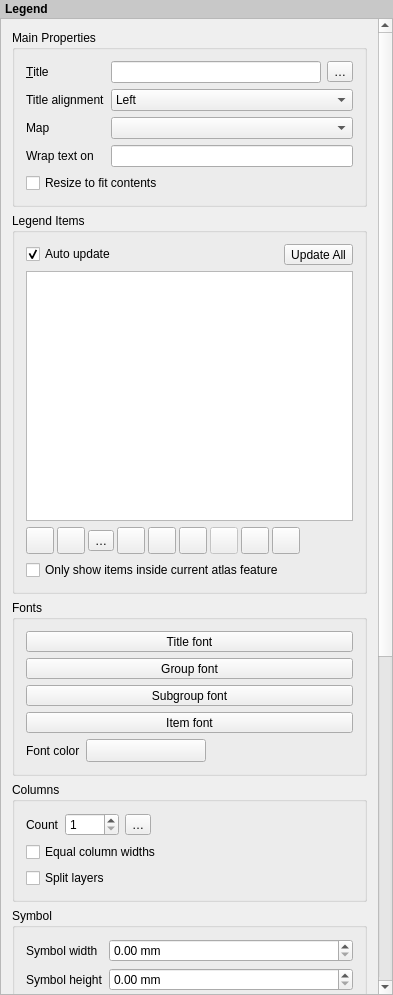
<?xml version="1.0" encoding="UTF-8"?>
<ui version="4.0">
 <class>QgsLayoutLegendWidgetBase</class>
 <widget class="QWidget" name="QgsLayoutLegendWidgetBase">
  <property name="geometry">
   <rect>
    <x>0</x>
    <y>0</y>
    <width>393</width>
    <height>995</height>
   </rect>
  </property>
  <property name="sizePolicy">
   <sizepolicy hsizetype="Expanding" vsizetype="Expanding">
    <horstretch>0</horstretch>
    <verstretch>0</verstretch>
   </sizepolicy>
  </property>
  <property name="windowTitle">
   <string>Legend Options</string>
  </property>
  <layout class="QVBoxLayout" name="verticalLayout">
   <property name="spacing">
    <number>0</number>
   </property>
   <property name="leftMargin">
    <number>0</number>
   </property>
   <property name="topMargin">
    <number>0</number>
   </property>
   <property name="rightMargin">
    <number>0</number>
   </property>
   <property name="bottomMargin">
    <number>0</number>
   </property>
   <item>
    <widget class="QLabel" name="label_11">
     <property name="sizePolicy">
      <sizepolicy hsizetype="Preferred" vsizetype="Maximum">
       <horstretch>0</horstretch>
       <verstretch>0</verstretch>
      </sizepolicy>
     </property>
     <property name="styleSheet">
      <string notr="true">padding: 2px; font-weight: bold; background-color: rgb(200, 200, 200);</string>
     </property>
     <property name="text">
      <string>Legend</string>
     </property>
    </widget>
   </item>
   <item>
    <widget class="QgsScrollArea" name="scrollArea">
     <property name="frameShape">
      <enum>QFrame::StyledPanel</enum>
     </property>
     <property name="widgetResizable">
      <bool>true</bool>
     </property>
     <widget class="QWidget" name="scrollAreaWidgetContents">
      <property name="geometry">
       <rect>
        <x>0</x>
        <y>0</y>
        <width>377</width>
        <height>1662</height>
       </rect>
      </property>
      <layout class="QVBoxLayout" name="mainLayout">
       <item>
        <widget class="QgsCollapsibleGroupBoxBasic" name="mMainPropertiesColGroupBox">
         <property name="focusPolicy">
          <enum>Qt::StrongFocus</enum>
         </property>
         <property name="title">
          <string>Main Properties</string>
         </property>
         <property name="syncGroup" stdset="0">
          <string notr="true">composeritem</string>
         </property>
         <property name="collapsed" stdset="0">
          <bool>false</bool>
         </property>
         <layout class="QGridLayout" name="gridLayout_2">
          <item row="0" column="0">
           <widget class="QLabel" name="mTitleLabel">
            <property name="text">
             <string>&amp;Title</string>
            </property>
            <property name="buddy">
             <cstring>mTitleLineEdit</cstring>
            </property>
           </widget>
          </item>
          <item row="1" column="0">
           <widget class="QLabel" name="label_15">
            <property name="text">
             <string>Title alignment</string>
            </property>
           </widget>
          </item>
          <item row="2" column="0">
           <widget class="QLabel" name="mMapLabel">
            <property name="text">
             <string>Map</string>
            </property>
           </widget>
          </item>
          <item row="5" column="0" colspan="2">
           <widget class="QCheckBox" name="mCheckboxResizeContents">
            <property name="text">
             <string>Resize to fit contents</string>
            </property>
           </widget>
          </item>
          <item row="3" column="0">
           <widget class="QLabel" name="label">
            <property name="text">
             <string>Wrap text on</string>
            </property>
           </widget>
          </item>
          <item row="0" column="1">
           <widget class="QLineEdit" name="mTitleLineEdit"/>
          </item>
          <item row="0" column="2">
           <widget class="QgsPropertyOverrideButton" name="mLegendTitleDDBtn">
            <property name="text">
             <string>…</string>
            </property>
           </widget>
          </item>
          <item row="1" column="1" colspan="2">
           <widget class="QComboBox" name="mTitleAlignCombo">
            <item>
             <property name="text">
              <string>Left</string>
             </property>
            </item>
            <item>
             <property name="text">
              <string>Center</string>
             </property>
            </item>
            <item>
             <property name="text">
              <string>Right</string>
             </property>
            </item>
           </widget>
          </item>
          <item row="2" column="1" colspan="2">
           <widget class="QgsLayoutItemComboBox" name="mMapComboBox"/>
          </item>
          <item row="3" column="1" colspan="2">
           <widget class="QLineEdit" name="mWrapCharLineEdit">
            <property name="frame">
             <bool>true</bool>
            </property>
           </widget>
          </item>
         </layout>
        </widget>
       </item>
       <item>
        <widget class="QgsCollapsibleGroupBoxBasic" name="mLegendItemColGroupBox">
         <property name="focusPolicy">
          <enum>Qt::StrongFocus</enum>
         </property>
         <property name="title">
          <string>Legend Items</string>
         </property>
         <property name="syncGroup" stdset="0">
          <string notr="true">composeritem</string>
         </property>
         <property name="collapsed" stdset="0">
          <bool>false</bool>
         </property>
         <layout class="QVBoxLayout" name="verticalLayout_2">
          <item>
           <layout class="QHBoxLayout" name="horizontalLayout">
            <item>
             <widget class="QCheckBox" name="mCheckBoxAutoUpdate">
              <property name="toolTip">
               <string>Keeps the legend contents synchronized with the main application legend. Customization is not possible and must be done in the main application.</string>
              </property>
              <property name="text">
               <string>Auto update</string>
              </property>
              <property name="checked">
               <bool>true</bool>
              </property>
             </widget>
            </item>
            <item>
             <spacer name="horizontalSpacer_3">
              <property name="orientation">
               <enum>Qt::Horizontal</enum>
              </property>
              <property name="sizeHint" stdset="0">
               <size>
                <width>0</width>
                <height>20</height>
               </size>
              </property>
             </spacer>
            </item>
            <item>
             <widget class="QToolButton" name="mUpdateAllPushButton">
              <property name="toolTip">
               <string>Update whole legend. Layers are added/removed according to main application legend. User defined labels will be deleted.</string>
              </property>
              <property name="text">
               <string>Update All</string>
              </property>
             </widget>
            </item>
           </layout>
          </item>
          <item>
           <widget class="QgsLayerTreeView" name="mItemTreeView">
            <property name="minimumSize">
             <size>
              <width>0</width>
              <height>250</height>
             </size>
            </property>
            <property name="selectionMode">
             <enum>QAbstractItemView::ContiguousSelection</enum>
            </property>
            <property name="headerHidden">
             <bool>true</bool>
            </property>
            <attribute name="headerVisible">
             <bool>false</bool>
            </attribute>
           </widget>
          </item>
          <item>
           <layout class="QHBoxLayout" name="horizontalLayout_2">
            <property name="spacing">
             <number>3</number>
            </property>
            <item>
             <widget class="QToolButton" name="mMoveDownToolButton">
              <property name="sizePolicy">
               <sizepolicy hsizetype="Preferred" vsizetype="Fixed">
                <horstretch>0</horstretch>
                <verstretch>0</verstretch>
               </sizepolicy>
              </property>
              <property name="text">
               <string/>
              </property>
              <property name="icon">
               <iconset resource="../../../images/images.qrc">
                <normaloff>:/images/themes/default/mActionArrowDown.svg</normaloff>:/images/themes/default/mActionArrowDown.svg</iconset>
              </property>
              <property name="iconSize">
               <size>
                <width>20</width>
                <height>20</height>
               </size>
              </property>
             </widget>
            </item>
            <item>
             <widget class="QToolButton" name="mMoveUpToolButton">
              <property name="text">
               <string/>
              </property>
              <property name="icon">
               <iconset resource="../../../images/images.qrc">
                <normaloff>:/images/themes/default/mActionArrowUp.svg</normaloff>:/images/themes/default/mActionArrowUp.svg</iconset>
              </property>
              <property name="iconSize">
               <size>
                <width>20</width>
                <height>20</height>
               </size>
              </property>
             </widget>
            </item>
            <item>
             <widget class="QToolButton" name="mAddGroupToolButton">
              <property name="toolTip">
               <string>Add group</string>
              </property>
              <property name="text">
               <string>…</string>
              </property>
              <property name="icon">
               <iconset resource="../../../images/images.qrc">
                <normaloff>:/images/themes/default/mActionAddGroup.svg</normaloff>:/images/themes/default/mActionAddGroup.svg</iconset>
              </property>
              <property name="iconSize">
               <size>
                <width>20</width>
                <height>20</height>
               </size>
              </property>
             </widget>
            </item>
            <item>
             <widget class="QToolButton" name="mAddToolButton">
              <property name="text">
               <string/>
              </property>
              <property name="icon">
               <iconset resource="../../../images/images.qrc">
                <normaloff>:/images/themes/default/symbologyAdd.svg</normaloff>:/images/themes/default/symbologyAdd.svg</iconset>
              </property>
              <property name="iconSize">
               <size>
                <width>20</width>
                <height>20</height>
               </size>
              </property>
             </widget>
            </item>
            <item>
             <widget class="QToolButton" name="mRemoveToolButton">
              <property name="text">
               <string/>
              </property>
              <property name="icon">
               <iconset resource="../../../images/images.qrc">
                <normaloff>:/images/themes/default/symbologyRemove.svg</normaloff>:/images/themes/default/symbologyRemove.svg</iconset>
              </property>
              <property name="iconSize">
               <size>
                <width>20</width>
                <height>20</height>
               </size>
              </property>
             </widget>
            </item>
            <item>
             <widget class="QToolButton" name="mEditPushButton">
              <property name="text">
               <string/>
              </property>
              <property name="icon">
               <iconset resource="../../../images/images.qrc">
                <normaloff>:/images/themes/default/symbologyEdit.svg</normaloff>:/images/themes/default/symbologyEdit.svg</iconset>
              </property>
              <property name="iconSize">
               <size>
                <width>20</width>
                <height>20</height>
               </size>
              </property>
             </widget>
            </item>
            <item>
             <widget class="QToolButton" name="mCountToolButton">
              <property name="enabled">
               <bool>false</bool>
              </property>
              <property name="toolTip">
               <string>Show feature count for each class of vector layer.</string>
              </property>
              <property name="text">
               <string/>
              </property>
              <property name="icon">
               <iconset resource="../../../images/images.qrc">
                <normaloff>:/images/themes/default/mActionSum.svg</normaloff>:/images/themes/default/mActionSum.svg</iconset>
              </property>
              <property name="iconSize">
               <size>
                <width>20</width>
                <height>20</height>
               </size>
              </property>
              <property name="checkable">
               <bool>true</bool>
              </property>
             </widget>
            </item>
            <item>
             <widget class="QToolButton" name="mFilterByMapToolButton">
              <property name="toolTip">
               <string>Filter Legend by Map Content</string>
              </property>
              <property name="icon">
               <iconset resource="../../../images/images.qrc">
                <normaloff>:/images/themes/default/mActionFilter2.svg</normaloff>:/images/themes/default/mActionFilter2.svg</iconset>
              </property>
              <property name="iconSize">
               <size>
                <width>20</width>
                <height>20</height>
               </size>
              </property>
              <property name="checkable">
               <bool>true</bool>
              </property>
             </widget>
            </item>
            <item>
             <widget class="QgsLegendFilterButton" name="mExpressionFilterButton">
              <property name="text">
               <string/>
              </property>
              <property name="icon">
               <iconset resource="../../../images/images.qrc">
                <normaloff>:/images/themes/default/mIconExpressionFilter.svg</normaloff>:/images/themes/default/mIconExpressionFilter.svg</iconset>
              </property>
              <property name="iconSize">
               <size>
                <width>20</width>
                <height>20</height>
               </size>
              </property>
             </widget>
            </item>
            <item>
             <spacer name="horizontalSpacer_4">
              <property name="orientation">
               <enum>Qt::Horizontal</enum>
              </property>
              <property name="sizeHint" stdset="0">
               <size>
                <width>0</width>
                <height>20</height>
               </size>
              </property>
             </spacer>
            </item>
           </layout>
          </item>
          <item>
           <widget class="QCheckBox" name="mFilterLegendByAtlasCheckBox">
            <property name="toolTip">
             <string>Filter out legend elements that lie outside the current atlas feature.</string>
            </property>
            <property name="text">
             <string>Only show items inside current atlas feature</string>
            </property>
           </widget>
          </item>
         </layout>
        </widget>
       </item>
       <item>
        <widget class="QgsCollapsibleGroupBoxBasic" name="mFontsColGroupBox">
         <property name="focusPolicy">
          <enum>Qt::StrongFocus</enum>
         </property>
         <property name="title">
          <string>Fonts</string>
         </property>
         <property name="syncGroup" stdset="0">
          <string notr="true">composeritem</string>
         </property>
         <property name="collapsed" stdset="0">
          <bool>true</bool>
         </property>
         <layout class="QVBoxLayout" name="verticalLayout_3">
          <item>
           <widget class="QgsFontButton" name="mTitleFontButton">
            <property name="sizePolicy">
             <sizepolicy hsizetype="Preferred" vsizetype="Fixed">
              <horstretch>0</horstretch>
              <verstretch>0</verstretch>
             </sizepolicy>
            </property>
            <property name="text">
             <string>Title font</string>
            </property>
           </widget>
          </item>
          <item>
           <widget class="QgsFontButton" name="mGroupFontButton">
            <property name="sizePolicy">
             <sizepolicy hsizetype="Expanding" vsizetype="Fixed">
              <horstretch>0</horstretch>
              <verstretch>0</verstretch>
             </sizepolicy>
            </property>
            <property name="text">
             <string>Group font</string>
            </property>
           </widget>
          </item>
          <item>
           <widget class="QgsFontButton" name="mLayerFontButton">
            <property name="sizePolicy">
             <sizepolicy hsizetype="Expanding" vsizetype="Fixed">
              <horstretch>0</horstretch>
              <verstretch>0</verstretch>
             </sizepolicy>
            </property>
            <property name="text">
             <string>Subgroup font</string>
            </property>
           </widget>
          </item>
          <item>
           <widget class="QgsFontButton" name="mItemFontButton">
            <property name="sizePolicy">
             <sizepolicy hsizetype="Expanding" vsizetype="Fixed">
              <horstretch>0</horstretch>
              <verstretch>0</verstretch>
             </sizepolicy>
            </property>
            <property name="text">
             <string>Item font</string>
            </property>
           </widget>
          </item>
          <item>
           <layout class="QHBoxLayout" name="horizontalLayout_3">
            <item>
             <widget class="QLabel" name="label_16">
              <property name="text">
               <string>Font color</string>
              </property>
             </widget>
            </item>
            <item>
             <widget class="QgsColorButton" name="mFontColorButton">
              <property name="minimumSize">
               <size>
                <width>120</width>
                <height>0</height>
               </size>
              </property>
              <property name="maximumSize">
               <size>
                <width>120</width>
                <height>16777215</height>
               </size>
              </property>
              <property name="text">
               <string/>
              </property>
             </widget>
            </item>
            <item>
             <spacer name="horizontalSpacer">
              <property name="orientation">
               <enum>Qt::Horizontal</enum>
              </property>
              <property name="sizeHint" stdset="0">
               <size>
                <width>40</width>
                <height>20</height>
               </size>
              </property>
             </spacer>
            </item>
           </layout>
          </item>
         </layout>
        </widget>
       </item>
       <item>
        <widget class="QgsCollapsibleGroupBoxBasic" name="mColumnsColGroupBox">
         <property name="focusPolicy">
          <enum>Qt::StrongFocus</enum>
         </property>
         <property name="title">
          <string>Columns</string>
         </property>
         <property name="syncGroup" stdset="0">
          <string notr="true">composeritem</string>
         </property>
         <property name="collapsed" stdset="0">
          <bool>true</bool>
         </property>
         <layout class="QGridLayout" name="gridLayout_3">
          <item row="0" column="1">
           <widget class="QgsSpinBox" name="mColumnCountSpinBox">
            <property name="prefix">
             <string/>
            </property>
            <property name="minimum">
             <number>1</number>
            </property>
            <property name="maximum">
             <number>1000</number>
            </property>
           </widget>
          </item>
          <item row="0" column="0">
           <widget class="QLabel" name="label_2">
            <property name="text">
             <string>Count</string>
            </property>
           </widget>
          </item>
          <item row="0" column="2">
           <widget class="QgsPropertyOverrideButton" name="mColumnsDDBtn">
            <property name="text">
             <string>…</string>
            </property>
           </widget>
          </item>
          <item row="0" column="3">
           <spacer name="horizontalSpacer_5">
            <property name="orientation">
             <enum>Qt::Horizontal</enum>
            </property>
            <property name="sizeHint" stdset="0">
             <size>
              <width>40</width>
              <height>20</height>
             </size>
            </property>
           </spacer>
          </item>
          <item row="2" column="0" colspan="4">
           <widget class="QCheckBox" name="mEqualColumnWidthCheckBox">
            <property name="text">
             <string>Equal column widths</string>
            </property>
           </widget>
          </item>
          <item row="3" column="0" colspan="4">
           <widget class="QCheckBox" name="mSplitLayerCheckBox">
            <property name="toolTip">
             <string>Allow splitting layer items into multiple columns.</string>
            </property>
            <property name="text">
             <string>Split layers</string>
            </property>
           </widget>
          </item>
         </layout>
        </widget>
       </item>
       <item>
        <widget class="QgsCollapsibleGroupBoxBasic" name="mSymbolsColGroupBox">
         <property name="focusPolicy">
          <enum>Qt::StrongFocus</enum>
         </property>
         <property name="title">
          <string>Symbol</string>
         </property>
         <property name="syncGroup" stdset="0">
          <string notr="true">composeritem</string>
         </property>
         <property name="collapsed" stdset="0">
          <bool>true</bool>
         </property>
         <layout class="QFormLayout" name="formLayout_3">
          <property name="fieldGrowthPolicy">
           <enum>QFormLayout::AllNonFixedFieldsGrow</enum>
          </property>
          <property name="labelAlignment">
           <set>Qt::AlignLeading|Qt::AlignLeft|Qt::AlignVCenter</set>
          </property>
          <item row="0" column="0">
           <widget class="QLabel" name="label_3">
            <property name="text">
             <string>Symbol width</string>
            </property>
           </widget>
          </item>
          <item row="0" column="1">
           <widget class="QgsDoubleSpinBox" name="mSymbolWidthSpinBox">
            <property name="prefix">
             <string/>
            </property>
            <property name="suffix">
             <string> mm</string>
            </property>
            <property name="showClearButton" stdset="0">
             <bool>false</bool>
            </property>
           </widget>
          </item>
          <item row="1" column="0">
           <widget class="QLabel" name="label_4">
            <property name="text">
             <string>Symbol height</string>
            </property>
           </widget>
          </item>
          <item row="1" column="1">
           <widget class="QgsDoubleSpinBox" name="mSymbolHeightSpinBox">
            <property name="prefix">
             <string/>
            </property>
            <property name="suffix">
             <string> mm</string>
            </property>
            <property name="showClearButton" stdset="0">
             <bool>false</bool>
            </property>
           </widget>
          </item>
          <item row="2" column="0" colspan="2">
           <widget class="QgsCollapsibleGroupBoxBasic" name="mRasterStrokeGroupBox">
            <property name="title">
             <string>Draw stroke for raster symbols</string>
            </property>
            <property name="checkable">
             <bool>true</bool>
            </property>
            <property name="syncGroup" stdset="0">
             <string notr="true">composeritem</string>
            </property>
            <property name="collapsed" stdset="0">
             <bool>true</bool>
            </property>
            <layout class="QGridLayout" name="gridLayout">
             <item row="0" column="0">
              <widget class="QLabel" name="label_17">
               <property name="text">
                <string>Stroke color</string>
               </property>
              </widget>
             </item>
             <item row="0" column="1">
              <layout class="QHBoxLayout" name="horizontalLayout_6">
               <item>
                <widget class="QgsColorButton" name="mRasterStrokeColorButton">
                 <property name="sizePolicy">
                  <sizepolicy hsizetype="Fixed" vsizetype="Fixed">
                   <horstretch>0</horstretch>
                   <verstretch>0</verstretch>
                  </sizepolicy>
                 </property>
                 <property name="minimumSize">
                  <size>
                   <width>120</width>
                   <height>0</height>
                  </size>
                 </property>
                 <property name="maximumSize">
                  <size>
                   <width>120</width>
                   <height>16777215</height>
                  </size>
                 </property>
                 <property name="text">
                  <string/>
                 </property>
                </widget>
               </item>
               <item>
                <spacer name="horizontalSpacer_2">
                 <property name="orientation">
                  <enum>Qt::Horizontal</enum>
                 </property>
                 <property name="sizeHint" stdset="0">
                  <size>
                   <width>40</width>
                   <height>20</height>
                  </size>
                 </property>
                </spacer>
               </item>
              </layout>
             </item>
             <item row="1" column="0">
              <widget class="QLabel" name="mStrokeWidthLabel">
               <property name="text">
                <string>Thickness</string>
               </property>
               <property name="buddy">
                <cstring>mRasterStrokeWidthSpinBox</cstring>
               </property>
              </widget>
             </item>
             <item row="1" column="1">
              <widget class="QgsDoubleSpinBox" name="mRasterStrokeWidthSpinBox">
               <property name="sizePolicy">
                <sizepolicy hsizetype="Expanding" vsizetype="Fixed">
                 <horstretch>0</horstretch>
                 <verstretch>0</verstretch>
                </sizepolicy>
               </property>
               <property name="specialValueText">
                <string>Hairline</string>
               </property>
               <property name="suffix">
                <string> mm</string>
               </property>
               <property name="singleStep">
                <double>0.100000000000000</double>
               </property>
               <property name="showClearButton" stdset="0">
                <bool>false</bool>
               </property>
              </widget>
             </item>
            </layout>
           </widget>
          </item>
         </layout>
        </widget>
       </item>
       <item>
        <widget class="QgsCollapsibleGroupBoxBasic" name="mSymbolsColGroupBox_2">
         <property name="focusPolicy">
          <enum>Qt::StrongFocus</enum>
         </property>
         <property name="title">
          <string>WMS LegendGraphic</string>
         </property>
         <property name="syncGroup" stdset="0">
          <string notr="true">composeritem</string>
         </property>
         <property name="collapsed" stdset="0">
          <bool>true</bool>
         </property>
         <layout class="QFormLayout" name="formLayout_5">
          <property name="fieldGrowthPolicy">
           <enum>QFormLayout::AllNonFixedFieldsGrow</enum>
          </property>
          <property name="labelAlignment">
           <set>Qt::AlignLeading|Qt::AlignLeft|Qt::AlignVCenter</set>
          </property>
          <item row="0" column="0">
           <widget class="QLabel" name="label_13">
            <property name="text">
             <string>Legend width</string>
            </property>
           </widget>
          </item>
          <item row="0" column="1">
           <widget class="QgsDoubleSpinBox" name="mWmsLegendWidthSpinBox">
            <property name="prefix">
             <string/>
            </property>
            <property name="suffix">
             <string> mm</string>
            </property>
            <property name="maximum">
             <double>9999.000000000000000</double>
            </property>
            <property name="showClearButton" stdset="0">
             <bool>false</bool>
            </property>
           </widget>
          </item>
          <item row="1" column="0">
           <widget class="QLabel" name="label_14">
            <property name="text">
             <string>Legend height</string>
            </property>
           </widget>
          </item>
          <item row="1" column="1">
           <widget class="QgsDoubleSpinBox" name="mWmsLegendHeightSpinBox">
            <property name="prefix">
             <string/>
            </property>
            <property name="suffix">
             <string> mm</string>
            </property>
            <property name="maximum">
             <double>9999.000000000000000</double>
            </property>
            <property name="showClearButton" stdset="0">
             <bool>false</bool>
            </property>
           </widget>
          </item>
         </layout>
        </widget>
       </item>
       <item>
        <widget class="QgsCollapsibleGroupBoxBasic" name="mSpacingColGroupBox">
         <property name="focusPolicy">
          <enum>Qt::StrongFocus</enum>
         </property>
         <property name="title">
          <string>Spacing</string>
         </property>
         <property name="syncGroup" stdset="0">
          <string notr="true">composeritem</string>
         </property>
         <property name="collapsed" stdset="0">
          <bool>true</bool>
         </property>
         <layout class="QFormLayout" name="formLayout_4">
          <property name="fieldGrowthPolicy">
           <enum>QFormLayout::AllNonFixedFieldsGrow</enum>
          </property>
          <property name="labelAlignment">
           <set>Qt::AlignLeading|Qt::AlignLeft|Qt::AlignVCenter</set>
          </property>
          <item row="1" column="0">
           <widget class="QLabel" name="label_5">
            <property name="toolTip">
             <string>Space above text using group style.</string>
            </property>
            <property name="text">
             <string>Group space</string>
            </property>
           </widget>
          </item>
          <item row="1" column="1">
           <widget class="QgsDoubleSpinBox" name="mGroupSpaceSpinBox">
            <property name="prefix">
             <string/>
            </property>
            <property name="suffix">
             <string> mm</string>
            </property>
           </widget>
          </item>
          <item row="2" column="0">
           <widget class="QLabel" name="label_6">
            <property name="toolTip">
             <string>Space above text using subgroup style.</string>
            </property>
            <property name="text">
             <string>Subgroup space</string>
            </property>
           </widget>
          </item>
          <item row="2" column="1">
           <widget class="QgsDoubleSpinBox" name="mLayerSpaceSpinBox">
            <property name="prefix">
             <string/>
            </property>
            <property name="suffix">
             <string> mm</string>
            </property>
           </widget>
          </item>
          <item row="3" column="0">
           <widget class="QLabel" name="label_7">
            <property name="toolTip">
             <string>Space above symbol and symbol label.</string>
            </property>
            <property name="text">
             <string>Symbol space</string>
            </property>
           </widget>
          </item>
          <item row="3" column="1">
           <widget class="QgsDoubleSpinBox" name="mSymbolSpaceSpinBox">
            <property name="prefix">
             <string/>
            </property>
            <property name="suffix">
             <string> mm</string>
            </property>
           </widget>
          </item>
          <item row="4" column="0">
           <widget class="QLabel" name="label_8">
            <property name="toolTip">
             <string>Space between symbol icon and symbol label (symbol label left margin).</string>
            </property>
            <property name="text">
             <string>Icon label space</string>
            </property>
           </widget>
          </item>
          <item row="4" column="1">
           <widget class="QgsDoubleSpinBox" name="mIconLabelSpaceSpinBox">
            <property name="prefix">
             <string/>
            </property>
            <property name="suffix">
             <string> mm</string>
            </property>
           </widget>
          </item>
          <item row="5" column="0">
           <widget class="QLabel" name="label_9">
            <property name="text">
             <string>Box space</string>
            </property>
           </widget>
          </item>
          <item row="5" column="1">
           <widget class="QgsDoubleSpinBox" name="mBoxSpaceSpinBox">
            <property name="prefix">
             <string/>
            </property>
            <property name="suffix">
             <string> mm</string>
            </property>
           </widget>
          </item>
          <item row="6" column="0">
           <widget class="QLabel" name="label_12">
            <property name="text">
             <string>Column space</string>
            </property>
           </widget>
          </item>
          <item row="6" column="1">
           <widget class="QgsDoubleSpinBox" name="mColumnSpaceSpinBox">
            <property name="prefix">
             <string/>
            </property>
            <property name="suffix">
             <string> mm</string>
            </property>
           </widget>
          </item>
          <item row="7" column="0">
           <widget class="QLabel" name="label_121">
            <property name="text">
             <string>Line space</string>
            </property>
           </widget>
          </item>
          <item row="7" column="1">
           <widget class="QgsDoubleSpinBox" name="mLineSpacingSpinBox">
            <property name="prefix">
             <string/>
            </property>
            <property name="suffix">
             <string> mm</string>
            </property>
           </widget>
          </item>
          <item row="0" column="0">
           <widget class="QLabel" name="label_10">
            <property name="toolTip">
             <string>Space below title.</string>
            </property>
            <property name="text">
             <string>Title space</string>
            </property>
           </widget>
          </item>
          <item row="0" column="1">
           <widget class="QgsDoubleSpinBox" name="mTitleSpaceBottomSpinBox">
            <property name="toolTip">
             <string>Space below title.</string>
            </property>
            <property name="suffix">
             <string> mm</string>
            </property>
           </widget>
          </item>
         </layout>
        </widget>
       </item>
      </layout>
     </widget>
    </widget>
   </item>
  </layout>
 </widget>
 <layoutdefault spacing="6" margin="11"/>
 <customwidgets>
  <customwidget>
   <class>QgsCollapsibleGroupBoxBasic</class>
   <extends>QGroupBox</extends>
   <header location="global">qgscollapsiblegroupbox.h</header>
   <container>1</container>
  </customwidget>
  <customwidget>
   <class>QgsDoubleSpinBox</class>
   <extends>QDoubleSpinBox</extends>
   <header>qgsdoublespinbox.h</header>
  </customwidget>
  <customwidget>
   <class>QgsScrollArea</class>
   <extends>QScrollArea</extends>
   <header>qgsscrollarea.h</header>
   <container>1</container>
  </customwidget>
  <customwidget>
   <class>QgsSpinBox</class>
   <extends>QSpinBox</extends>
   <header>qgsspinbox.h</header>
  </customwidget>
  <customwidget>
   <class>QgsLayoutItemComboBox</class>
   <extends>QComboBox</extends>
   <header>qgslayoutitemcombobox.h</header>
  </customwidget>
  <customwidget>
   <class>QgsColorButton</class>
   <extends>QToolButton</extends>
   <header>qgscolorbutton.h</header>
   <container>1</container>
  </customwidget>
  <customwidget>
   <class>QgsFontButton</class>
   <extends>QToolButton</extends>
   <header>qgsfontbutton.h</header>
  </customwidget>
  <customwidget>
   <class>QgsPropertyOverrideButton</class>
   <extends>QToolButton</extends>
   <header>qgspropertyoverridebutton.h</header>
  </customwidget>
  <customwidget>
   <class>QgsLayerTreeView</class>
   <extends>QTreeView</extends>
   <header>qgslayertreeview.h</header>
  </customwidget>
  <customwidget>
   <class>QgsLegendFilterButton</class>
   <extends>QToolButton</extends>
   <header location="global">qgslegendfilterbutton.h</header>
  </customwidget>
 </customwidgets>
 <tabstops>
  <tabstop>scrollArea</tabstop>
  <tabstop>mMainPropertiesColGroupBox</tabstop>
  <tabstop>mTitleLineEdit</tabstop>
  <tabstop>mLegendTitleDDBtn</tabstop>
  <tabstop>mTitleAlignCombo</tabstop>
  <tabstop>mMapComboBox</tabstop>
  <tabstop>mWrapCharLineEdit</tabstop>
  <tabstop>mCheckboxResizeContents</tabstop>
  <tabstop>mLegendItemColGroupBox</tabstop>
  <tabstop>mCheckBoxAutoUpdate</tabstop>
  <tabstop>mUpdateAllPushButton</tabstop>
  <tabstop>mItemTreeView</tabstop>
  <tabstop>mMoveDownToolButton</tabstop>
  <tabstop>mMoveUpToolButton</tabstop>
  <tabstop>mAddGroupToolButton</tabstop>
  <tabstop>mAddToolButton</tabstop>
  <tabstop>mRemoveToolButton</tabstop>
  <tabstop>mEditPushButton</tabstop>
  <tabstop>mCountToolButton</tabstop>
  <tabstop>mFilterByMapToolButton</tabstop>
  <tabstop>mExpressionFilterButton</tabstop>
  <tabstop>mFilterLegendByAtlasCheckBox</tabstop>
  <tabstop>mFontsColGroupBox</tabstop>
  <tabstop>mTitleFontButton</tabstop>
  <tabstop>mGroupFontButton</tabstop>
  <tabstop>mLayerFontButton</tabstop>
  <tabstop>mItemFontButton</tabstop>
  <tabstop>mFontColorButton</tabstop>
  <tabstop>mColumnsColGroupBox</tabstop>
  <tabstop>mColumnsDDBtn</tabstop>
  <tabstop>mColumnCountSpinBox</tabstop>
  <tabstop>mEqualColumnWidthCheckBox</tabstop>
  <tabstop>mSplitLayerCheckBox</tabstop>
  <tabstop>mSymbolsColGroupBox</tabstop>
  <tabstop>mSymbolWidthSpinBox</tabstop>
  <tabstop>mSymbolHeightSpinBox</tabstop>
  <tabstop>mRasterStrokeGroupBox</tabstop>
  <tabstop>mRasterStrokeColorButton</tabstop>
  <tabstop>mRasterStrokeWidthSpinBox</tabstop>
  <tabstop>mSymbolsColGroupBox_2</tabstop>
  <tabstop>mWmsLegendWidthSpinBox</tabstop>
  <tabstop>mWmsLegendHeightSpinBox</tabstop>
  <tabstop>mSpacingColGroupBox</tabstop>
  <tabstop>mTitleSpaceBottomSpinBox</tabstop>
  <tabstop>mGroupSpaceSpinBox</tabstop>
  <tabstop>mLayerSpaceSpinBox</tabstop>
  <tabstop>mSymbolSpaceSpinBox</tabstop>
  <tabstop>mIconLabelSpaceSpinBox</tabstop>
  <tabstop>mBoxSpaceSpinBox</tabstop>
  <tabstop>mColumnSpaceSpinBox</tabstop>
  <tabstop>mLineSpacingSpinBox</tabstop>
 </tabstops>
 <resources>
  <include location="../../../images/images.qrc"/>
  <include location="../../../images/images.qrc"/>
  <include location="../../../images/images.qrc"/>
  <include location="../../../images/images.qrc"/>
  <include location="../../../images/images.qrc"/>
  <include location="../../../images/images.qrc"/>
  <include location="../../../images/images.qrc"/>
  <include location="../../../images/images.qrc"/>
  <include location="../../../images/images.qrc"/>
  <include location="../../../images/images.qrc"/>
  <include location="../../../images/images.qrc"/>
  <include location="../../../images/images.qrc"/>
  <include location="../../../images/images.qrc"/>
  <include location="../../../images/images.qrc"/>
  <include location="../../../images/images.qrc"/>
  <include location="../../../images/images.qrc"/>
  <include location="../../../images/images.qrc"/>
  <include location="../../../images/images.qrc"/>
  <include location="../../../images/images.qrc"/>
  <include location="../../../images/images.qrc"/>
  <include location="../../../images/images.qrc"/>
  <include location="../../../images/images.qrc"/>
  <include location="../../../images/images.qrc"/>
  <include location="../../../images/images.qrc"/>
  <include location="../../../images/images.qrc"/>
  <include location="../../../images/images.qrc"/>
  <include location="../../../images/images.qrc"/>
  <include location="../../../images/images.qrc"/>
 </resources>
 <connections/>
</ui>
